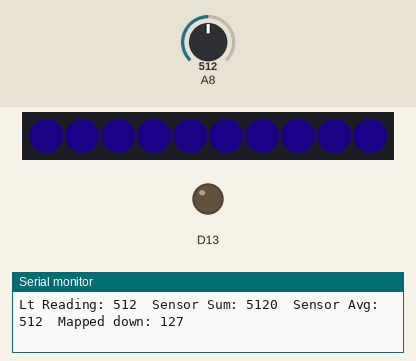
This sketch was run on a simulated Adafruit Circuit Playground Express. Parts: 10 RGB LEDs in strip order, left to right, output pins drawn as LEDs (lit = HIGH), the last lines printed to the serial monitor. The inputs (shaded band) are chosen by the test bench; at power-on: A8 = 512. Dim RGB values are drawn brighter than linear.

Above: at 2.2 s.
2.3 s: A8 set to 716
At 3.4 s:
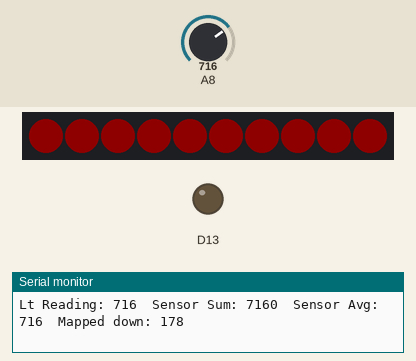
4.0 s: A8 set to 306
At 5.1 s:
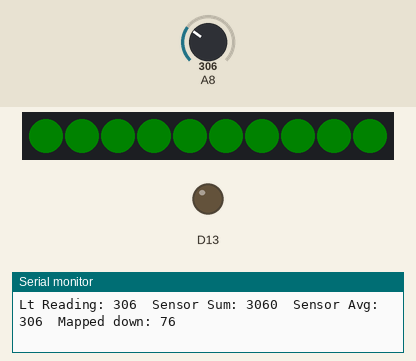
5.7 s: A8 set to 150
7.2 s: A8 set to 58
8.7 s: A8 set to 48
At 9.6 s:
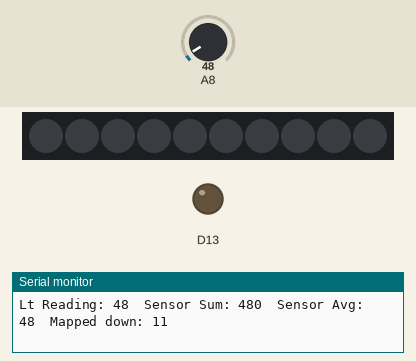
10.2 s: A8 set to 90
At 10.7 s:
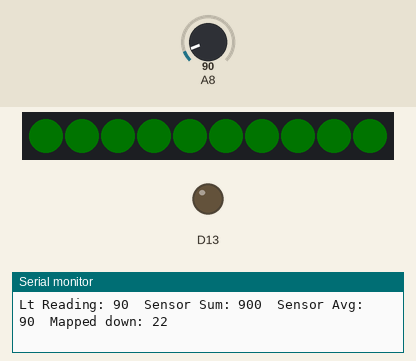
Timing chart, 0 to 12.7 s (numbered marks = the images above; inputs shaded):
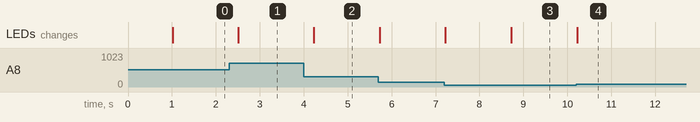

The sketch:

dataSmoothing.ino
```cpp
// (licence header left out)
// included libraries
#include <Adafruit_CircuitPlayground.h>
#include <Adafruit_Circuit_Playground.h>

// global variables

void setup() {
  // put your setup code here, to run once:
  Serial.begin(9600);
  CircuitPlayground.begin();
  delay(1000);  // wait for setup to initialize
}

void loop() {
  // put your main code here, to run repeatedly:
  int lightSensorReading = analogRead(A8);
  Serial.print("Lt Reading: ");
  Serial.print(lightSensorReading);  // read the analog light sensor
  Serial.print("\t");

  int numSampleReads = 10;  // number of samples to read
  int sensorSum = 0;       // sum of the sensor sample readings

  for (int i = 0; i < numSampleReads; i++) {
    sensorSum += lightSensorReading;
    delay(1);
  }
  Serial.print("Sensor Sum: ");
  Serial.print(sensorSum);
  Serial.print("\t");

  int sensorAverage = sensorSum / numSampleReads;  // get an average of the sensor readings to smooth the data
  Serial.print("Sensor Avg: ");
  Serial.print(sensorAverage);
  Serial.print("\t");

  byte sensorReadingsToPixels = map(sensorAverage, 0, 1023, 0, 255);
  Serial.print("Mapped down: ");
  Serial.println(sensorReadingsToPixels);

  byte r = 0;
  byte g = 0;
  byte b = 0;
  for (byte i = 0; i <= 9; i++) {
    if (sensorReadingsToPixels <= 80) {
      g = sensorReadingsToPixels;
    } else if (sensorReadingsToPixels > 80 && sensorReadingsToPixels <= 160) {
      b = sensorReadingsToPixels;
      r = 25;
    } else {
      r = sensorReadingsToPixels;
    }
    CircuitPlayground.setPixelColor(i, r, g, b);
  }
  delay(200);

  // end of file
}
```

Measured:
- the behaviour switches between 53 and 52 on A8 (found by bisection; images 2 and 3)
- after the input at 2.3 s, the LEDs: change after 0.21 s (image 1)
- after the input at 4.0 s, the LEDs: change after 0.23 s (image 2)
- after the input at 8.7 s, the LEDs: change at once (image 3)
- after the input at 10.2 s, the LEDs: change at once (image 4)
